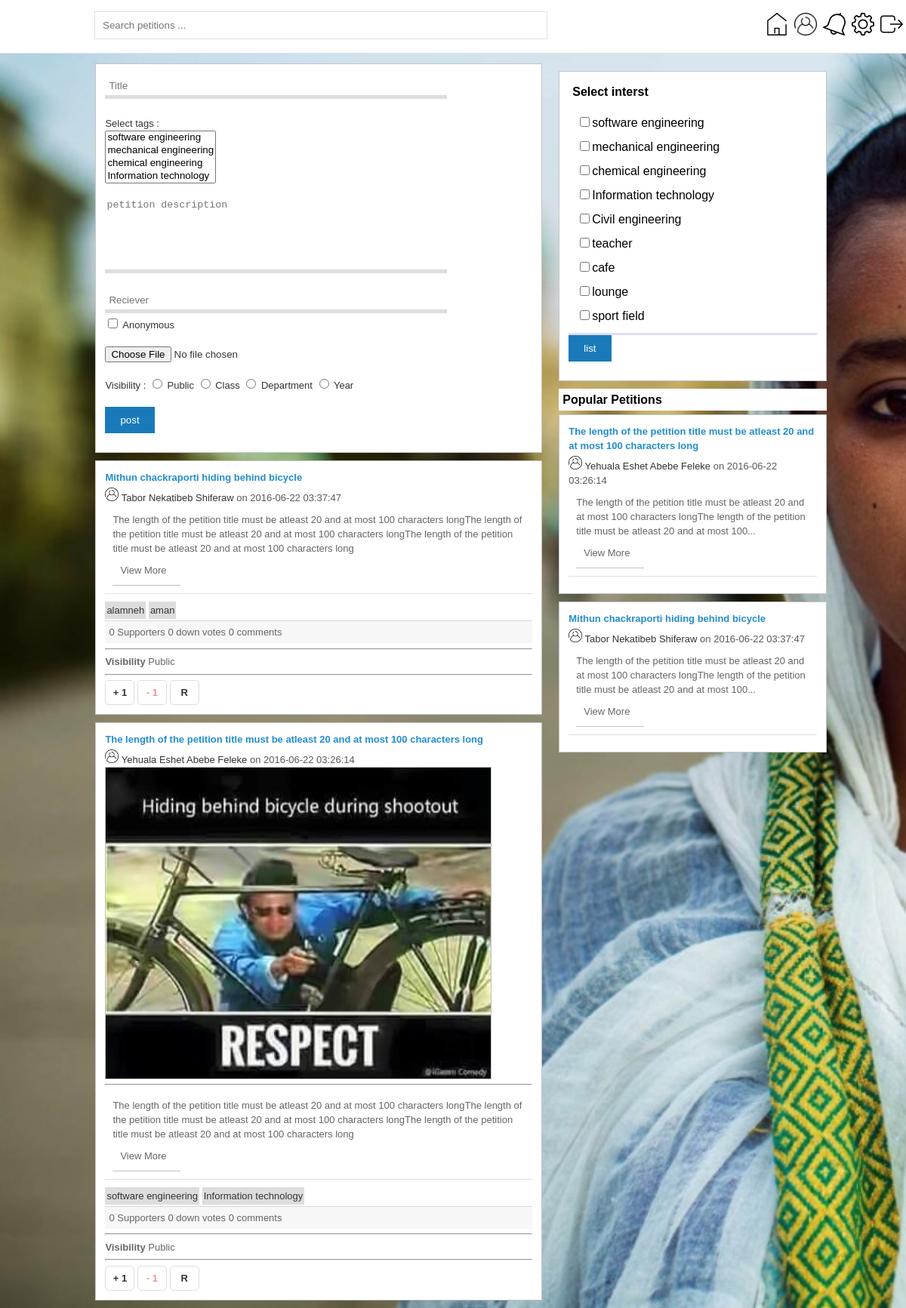
/account.php (signed in), run on the app's committed database.
### tables this page shows
CREATE TABLE IF NOT EXISTS `petition` (
`petID` int(11) NOT NULL,
  `title` varchar(100) NOT NULL,
  `description` text NOT NULL,
  `post_date` datetime NOT NULL,
  `image_url` char(50) DEFAULT NULL,
  `send_to` varchar(30) NOT NULL,
  `owner` int(11) NOT NULL,
  `num_comments` int(11) NOT NULL DEFAULT '0',
  `num_up_votes` int(11) NOT NULL DEFAULT '0',
  `num_down_votes` int(11) NOT NULL DEFAULT '0',
  `audience` char(33) NOT NULL,
  `sent` enum('1','2') NOT NULL COMMENT '1:unresolved 2:resolved',
  `status` enum('1','2','3') NOT NULL DEFAULT '1' COMMENT '1:normal 2:reported 3:removed',
  `getNotifcation` enum('1','2') NOT NULL DEFAULT '2' COMMENT '1:off 2:on'
);

CREATE TABLE IF NOT EXISTS `student` (
`studID` int(11) NOT NULL,
  `ID` char(15) NOT NULL,
  `fname` char(15) NOT NULL,
  `mname` char(15) NOT NULL,
  `lname` char(15) NOT NULL,
  `department` int(11) NOT NULL,
  `section` int(11) NOT NULL,
  `school` int(11) NOT NULL,
  `year` int(11) NOT NULL,
  `email` varchar(30) NOT NULL,
  `semester` int(11) NOT NULL,
  `password` char(32) NOT NULL,
  `status` enum('1','2','3') NOT NULL DEFAULT '1' COMMENT '1:unreg 2:registered 3:blocked'
);

CREATE TABLE IF NOT EXISTS `tag` (
`tagID` int(11) NOT NULL,
  `tagName` char(30) NOT NULL
);

### includes/class/classTag.php (called while the page is built, shortened)
<?php
	class Tag{
		private $tagName;
		private $tagID;
		public function int_this_obj($info)
		{
			$this->tagName = $info->tagName;
			$this->tagID   = $info->tagID;
		}
		public function getName()
		{
			return $this->tagName;
		}
		public function getID()
		{
			return $this->tagID;
		}
	}
?>

### includes/class/classDB.php (called while the page is built, shortened)
<?php
	class DB {
		private $db;
		private $resultset = array();
		function __construct() {
			$this->db = new mysqli(DB::HOST, DB::USRNAME, DB::PSSWRD, DB::DBNAME);
		}
		function prp_stmt($query, $params='') {
			$stmt = $this->db->query($query);
			$this->resultset = array();
			$this->num_rows = $stmt->num_rows;
			for($i=0;$i<$this->num_rows;$i++)
				$this->resultset[$i] = $stmt->fetch_object();
			return true;
		}
		function get_resultset(){
			return $this->resultset;
		}
	}
	$db = new DB();
?>

### includes/class/classPetition.php (called while the page is built, shortened)
<?php
	class Petition{
		private $petitionID;
		private $title;
		private $description;
		private $date;
		private $owner;
		private $audience;
		private $status;
		private $owner_obj;
		private $db;
		function __construct($info)
		{
			global $db;
			$this->db = $db;
			if(gettypei($info)=='int') {
				$this->petitionID = (int)$info;
				$this->retrieve_info();
			}
			else if(gettypei($info)=='obj')
				$this->intiliaze_this($info);
			else if(gettypei($info)=='arr')
				$this->intiliaze_this_arr($info);
		}
		public function getNumComments() {
			$query = "SELECT count(commentID) as num  from " . TABLE_COM . " WHERE petitionID = $this->petitionID";
			$this->db->prp_stmt($query);
			return $this->db->get_resultset()[0]->num;
		}
		function assignVote($votes,&$vote_count) {
			if(count($votes)==0)
				return $vote_count;
			return $vote_count;
		}
		public function getNumVotes()
		{
			$query = "SELECT count(voteID) as num,type FROM " . TABLE_VOTE . " WHERE petitionID = $this->petitionID group by type";
			$this->db->prp_stmt($query);
			$vote_count = array(
								'UP' 		=> 0,
								'DOWN'		=> 0
							);
			$rs = $this->db->get_resultset();
			$this->assignVote($rs,$vote_count);
			return $vote_count;
		}
		public function getTags()
		{
			$subQ = "SELECT tagName FROM " . TABLE_TAG . " WHERE tagID = " . TABLE_PET_TAG .".tagID";
			$query = "SELECT tagID,($subQ) as tagName FROM " . TABLE_PET_TAG . " WHERE petID = $this->petitionID";
			$this->db->prp_stmt($query);
			$tags = array();
			$result = $this->db->get_resultset();
			foreach($result as $tag)
				$tags[] = new Tag($tag);
			return $tags;
		}
		public function getTitle()
		{
			return $this->title;
		}
		public function isReported()
		{
			return (int)$this->status === PET_ST_RPT;
		}
		public function getDesc()
		{
			return $this->description;
		}
		public function getDate()
		{
			return $this->date;
		}
		public 	function getPetID()
		{
			return $this->petitionID;
		}
		public function intiliaze_this($info)
		{
			$this->title = 			$info->title;
			$this->description =	$info->description;
			$this->date = 			$info->post_date;
			$this->owner = 			$info->owner;
			$this->petitionID =     $info->petID;
			$this->audience = 		$info->audience;
			$this->status = 		$info->status;
			$this->get_owner_info();
		}
		public function get_owner_info() {
			$this->owner_obj = new Student((int)$this->owner);
		}
		public function __call($method, $arguments) {
			switch ($method) {
				case 'getFullName':
					return $this->owner_obj->getFullName();
					break;
				case 'getStudID':
					return $this->owner_obj->getstudentID();
					break;
			}
		}
		public function getAudience()
		{
			return $this->audience;
		}
		public function hasVoted($studID)
		{
			$query = "SELECT type FROM " . TABLE_VOTE . " WHERE voter=$studID and petitionID=$this->petitionID";
			$this->db->prp_stmt($query);
			if ($this->db->get_num_rows()<1)
				return VOTE_NONE;
			return $this->db->get_resultset()[0]->type;
		}
		public static function posTags()
		{
			global $db;
			$query = "SELECT * FROM " . TABLE_TAG . " WHERE 1";
			$db->prp_stmt($query);
			$tags = array();
			$results = $db->get_resultset();
			foreach ($results as $tag)
				$tags[] = new Tag($tag);
			return $tags;
		}
	}
?>

### includes/class/classAccount.php (called while the page is built, shortened)
<?php
	class Account{
		private $db;
		private $audc;
		public function __construct($userID)
		{
			global $db;
			$this->db = $db;
		}
		public function popAudInfo()
		{
			$sec = "s-" . $this->getSection();
			$year = "y-" . $this->getYear();
			$dept = "d-" . $this->getDepartment();
			$class = md5($dept . "-" . $sec . "-" . $year);
			$year  = md5($year);
			$dept = md5($dept);
			$this->audc = array(
							'class' => $class,
							'year'  => $year,
							'dept'  => $dept,
							'all'   => AUD_PUB
						);
		}
		public function listAllPetitions($num=0 , $type = PET_UNRESOLVED)
		{
			$num = (int)$num;
			$num = ($num<1) ? 0 : $num-1;
			$results = array();
			$formated = formatForQuery($this->audc,false);
			$query = "SELECT * FROM " . TABLE_PET . " WHERE status<> " . PET_ST_DEL ." and sent=" . $type  . " and audience IN $formated ORDER by post_date DESC LIMIT " . $num*PETPERP .",".PETPERP;
			If (!$this->db->prp_stmt($query))
				return;
			foreach($this->db->get_resultset() as $result)
			{
				$results[] = new Petition($result);
			}
			return $results;
		}
		public function popularPetitions()
		{
			$query = "SELECT *, (num_comments * " . FACT_COM . " + num_up_votes*" . FACT_UP ." - num_down_votes*" . FACT_DOWN . ") as score FROM " . TABLE_PET . " WHERE sent=" . PET_UNRESOLVED  . " ORDER BY score DESC LIMIT " . self::TOP;
			$this->db->prp_stmt($query);
			$results = array();
			foreach($this->db->get_resultset() as $result)
				$results[] = new Petition($result);
			return $results;
		}
	}
?>

### includes/utility.php (called while the page is built, shortened)
<?php
	function gettypei($var) {
		$type = gettype($var);
		switch ($type) {
			case 'object':
				$type = 'obj';
				break;
			case 'integer':
				$type = 'int';
				break;
			case 'array':
				$type = 'arr';
				break;
			default:
				return null;
				break;
		}
		return $type;
	}
?>

### includes/class/classStudent.php (called while the page is built, shortened)
<?php
	class Student{
		public $firstName;
		private $middleName;
		private $lastName;
		private $studentID;
		private $db;
		public function __construct($info)
		{
			global $db;
			$this->db = $db;
			if(gettypei($info)=='int') {
				$this->studentID = (int)$info;
				$info = $this->retrieve_info();
			}
			else if(gettypei($info)=='obj')
				$this->intiliaze_this($info);
			else if( gettypei($info) == 'arr')
				$this->int_this_arr($info);
		}
		private function retrieve_info()
		{
			$query = "SELECT * FROM " . TABLE_STUD . " WHERE studID = $this->studentID LIMIT 1";
			$this->db->prp_stmt($query);
			$resultSet = $this->db->get_resultset();
			return $resultSet;
		}
		public function getFullName()
		{
			$fullName = ucwords($this->firstName . " " . $this->middleName . " ". $this->lastName);
			return $fullName;
		}
		public function getstudentID(){
			return $this->studentID;
		}
		private function intiliaze_this($info)
		{
			$this->firstName  = $info->fname;
			$this->middleName = $info->mname;
			$this->lastName   = $info->lname;
			$this->studentID  = $info->studID;
		}
	}
?>

### includes/class/classauthenticator.php (called while the page is built, shortened)
<?php
	class Authenticator{
		public static function get_session($name){
			return $_SESSION[$name];
		}
	}
?>

### includes/ui/accountUI.php (the view, shortened to what this page needs)
<?php
	class AccountUI{
		public $allTags = null;
		public $disp    = false;
		public $tags    = null;
		public $voteDisp = true;
		public $audc = array(
								'class' => '',
								'dept' => '',
								'year' => '',
								'all' => ''
						);
		public function menuBar()
		{
			$menuElems = array(
								'home'	  => array(PAGE_ACCT,'home.svg'),
								'Profile'  => array(PAGE_STUD,'user.png'),
								'notification' => array(PAGE_STUD."?notf",'notification.svg'),
								'setting' => array(PAGE_SETTING,'setting.svg'),
								'logout' => array(PAGE_LOGOUT,'logout.svg')
							);
			?>
				<nav class='menubar'>
					<form method='get' class='search' action='<?php print(PAGE_ACCT) ?>'>
						<input class='pet_search' placeholder="Search petitions ... " type='text' name='pet_search'>
					</form>
					<ul id='elems' class='menu-elems'>
						<?php
							foreach($menuElems as $name=>$url)
							{
								echo "<li> <a href='". $url[0] . "'><img class='icns' title='" . $name . "' src='includes/images/" . $url[1] . "'></a>";
							}
						?>
					</ul>
				</nav>
			<?php
		}
		public function createPetition($tags,$audc) {
			?>
				<div class='post'>
				<form id='pet_create' method='post' action='<?php PAGE_ACCT ?>' enctype='multipart/form-data'>
					<input required type='text' class='inpt' 	name='pet_title' placeholder="Title"> <br><br>
					Select tags : <br>
					<select required class='mult' name='pet_tags[]' multiple>
						<?php
							foreach($tags as $tag)
								echo "<option value ='" . $tag->getID() . "'>" . $tag->getName() . "</option>";
						?>
					</select> <br><br>
					<textarea required class='post' placeholder="petition description" clas='form_desc' name='pet_desc' ></textarea> <br><br>
					<input type='email' required="" class='inpt' name='pet_to' placeholder="Reciever"><br>
					<input type='checkbox' name='pet_anony' value=1> Anonymous <br><br>
					<input type='file' name='pet_image' placeholder="Attach image"> <br><br>
					Visibility :
					<input type='radio' name='pet_aud' value="<?php echo $audc['all'] ?>"> Public
					<input type='radio' name='pet_aud' value="<?php echo $audc['class'] ?>"> Class
					<input type='radio' name='pet_aud' value="<?php echo $audc['dept'] ?>"> Department
					<input type='radio' name='pet_aud' value="<?php echo $audc['year'] ?>"> Year <br><br>
					<input type='submit' class='btn-sub' value='post' name='pet_sub'>
				</form>
				</div>
			<?php
		}
		public function descShort($desc, $len=self::DESCLEN) {
			if(strlen($desc) <= $len)
				return $desc;
			return substr($desc, 0,$len) . "...";
		}
		public function myInterest($tags)
		{
			print "<div class='post '>";
				print "<h2> Select interst </h2>";
				print "<form method='get' action='" . PAGE_ACCT . "'>";
				print "<div class='tagList'>";
					print "<table  cellspacing=10>";
					foreach($tags as $tag) {
						echo "<tr><td><input type='checkbox' name='int_tags[]' value=" . $tag->getID() . "'>" . $tag->getName() . "</td></tr>";
					}
					print "</table>";
				print "</div>";
				print "<input type='submit' class='btn-sub' value='list'>";
				print "</form>";
			print "</div>";
		}
		public function popularPetitions($petitions)
		{
			echo "<div class='area-last'>";
			($this->tags!==null) ? $this->myInterest($this->tags) : '';
			echo "<h2> Popular Petitions </h2>";
			foreach($petitions as $petition)
			{
					echo "<div class='post'>";
						$this->petitionMin($petition);
					echo "</div>";
			}
			echo "</div>";
		}
		public function petitionMin($petition)
		{
			echo "<span class='pet_title'>" .  ucfirst($petition->getTitle()) ."</span>";
			echo "<span class='pet_by'> <img class='glyph' src='includes/images/user.png'> <a href='" . PAGE_STUD . "?studID=" . $petition->getStudID() . "'>". $petition->getFullName() ."</a></span> <span class='pet_date'>  on " . $petition->getDate() ."</span> <br>";
			echo "<div class='pet_description'>". $this->descShort($petition->getDesc(),150) ."
			<a href='" . PAGE_ACCT . "?petID=" . $petition->getPetID() . "'>View More </a>
			</div> ";
		}
		public function listAllPetitions($petitions,$key='',$class='area_mid') {
			 $display = ($this->disp) and ($this->allTags!==null and $this->audc!==null);
			echo "<div class='$class'>";
				if ($display)
					$this->createPetition($this->allTags,$this->audc);
				foreach($petitions as $petition) {
					$tags = $petition->getTags();
					$imgURL = $petition->getImageURL();
					echo "<div class='post'>";
						echo "<div class='post_main'>";
							echo "<span class='pet_title'>" .  ucfirst($petition->getTitle()) ."</span>";
							echo "<span class='pet_by'> <img class='glyph' src='includes/images/user.png'> <a href='" . PAGE_STUD . "?studID=" . $petition->getStudID() . "'>". $petition->getFullName() ."</a></span> <span class='pet_date'>  on " . $petition->getDate() ."</span> <br>";
							($imgURL) ? $this->attachedImage($imgURL) : "";
							echo "<div class='pet_description'>". $this->descShort($petition->getDesc()) ."
								<a href='" . PAGE_ACCT . "?petID=" . $petition->getPetID() . "'>View More </a>
								</div> ";
							$this->tagList($tags);
							$this->petition_info($petition);
							echo "<hr>";
							echo "<b>Visibility</b> " . $this->audMap($petition->getAudience());
							echo "<hr>";
							if($this->voteDisp)
							 $this->voteForm($petition,$petition->getPetID());
						echo "</div>";
					echo "</div>";
				}
			echo "</div>";
		}
		function audMap($audience){
			switch ($audience)
			{
								case $this->audc['all']:
									return 'Public';
									break;
			}
		}
		public function attachedImage($url)
		{
			echo "<img src='	" . UP_DIR . "$url' style='width:90%;border:solid 1px silver'><hr>";
		}
		private function voteForm($petition,$petID) {
			$rpted = $petition->isReported();
			$up = '';
			$down = '';
			$rpt = ($rpted) ? 'down' : '';
			$rptLnk = (!$rpted) ? PAGE_ACCT . "?rpt=" . $petID : "#";
			echo "<div class='pet_intr'> <a class='$up' title='up vote' href='" . PAGE_ACCT . "?likePET=" . $petID . "&likeType=" . VOTE_UP . "'> + 1 </a>
						<a class='$down' title='down vote' href='" . PAGE_ACCT . "?likePET=" . $petID . "&likeType=" . VOTE_DOWN . "'> - 1 </a>
						<a class='$rpt' title='report' href='$rptLnk'> R  </a>  <br>
			</div>";
		}
		public function petition_info($petition)
		{
			$numVotes = $petition->getNumVotes();
			echo "<div class='pet_info'>" . $numVotes['UP'] . " Supporters " . $numVotes['DOWN'] . " down votes " . $petition->getNumComments() . " comments </div>";
		}
		public function tagList($tags)
		{
			echo "<div class='pet_tags'>";
				foreach($tags as $tag)
					print "<a class='tag' href='#" . $tag->getID() . "'>" . $tag->getName() ."</a> ";
			echo "</div>";
		}
	}
	echo "<link rel='stylesheet' href='includes/css/style.css' />"
?>

### data on the page
petition: title "Mithun chackraporti hiding behind bicycle", post_date "2016-06-22 03:37:47", description "The length of the petition title must be atleast 20 and at most 100 characters longThe length of the petition title must be atleast 20 and at most 100 characters longThe length of the petition title must be atleast 20 and at most 100 characters long", UP "0", DOWN "0", NumComments "0", audience "Public", description "The length of the petition title must be atleast 20 and at most 100 characters longThe length of the petition title must be atleast 20 and at most 100..."
student: $petition->getFullName() "Tabor Nekatibeb Shiferaw"
tag: Name "alamneh"
tag: Name "aman"
petition: title "The length of the petition title must be atleast 20 and at most 100 characters long", post_date "2016-06-22 03:26:14", image_url (picture), description "The length of the petition title must be atleast 20 and at most 100 characters longThe length of the petition title must be atleast 20 and at most 100 characters longThe length of the petition title must be atleast 20 and at most 100 characters long", UP "0", DOWN "0", NumComments "0", audience "Public", description "The length of the petition title must be atleast 20 and at most 100 characters longThe length of the petition title must be atleast 20 and at most 100..."
student: $petition->getFullName() "Yehuala Eshet Abebe Feleke"
tag: $tag->getID() 1 (drawn), Name "software engineering", tagName "software engineering"
tag: $tag->getID() 4 (drawn), Name "Information technology", tagName "Information technology"
tag: $tag->getID() 2 (drawn), tagName "mechanical engineering"
tag: $tag->getID() 3 (drawn), tagName "chemical engineering"
tag: $tag->getID() 5 (drawn), tagName "Civil engineering"
tag: tagName "teacher"
tag: tagName "cafe"
tag: tagName "lounge"
tag: tagName "sport field"
